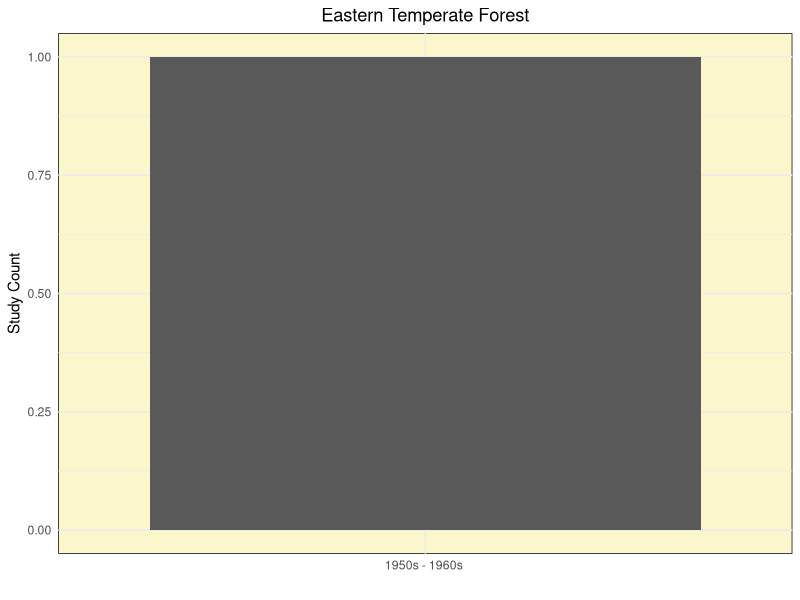
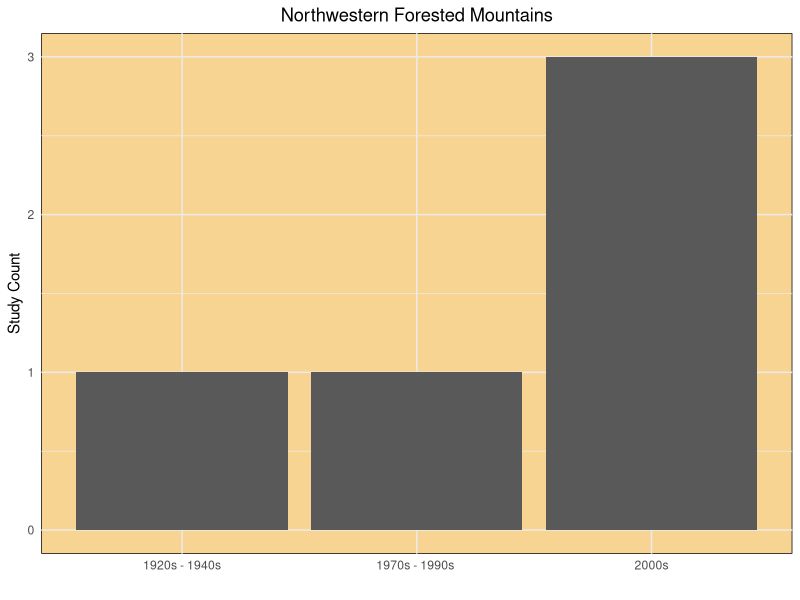
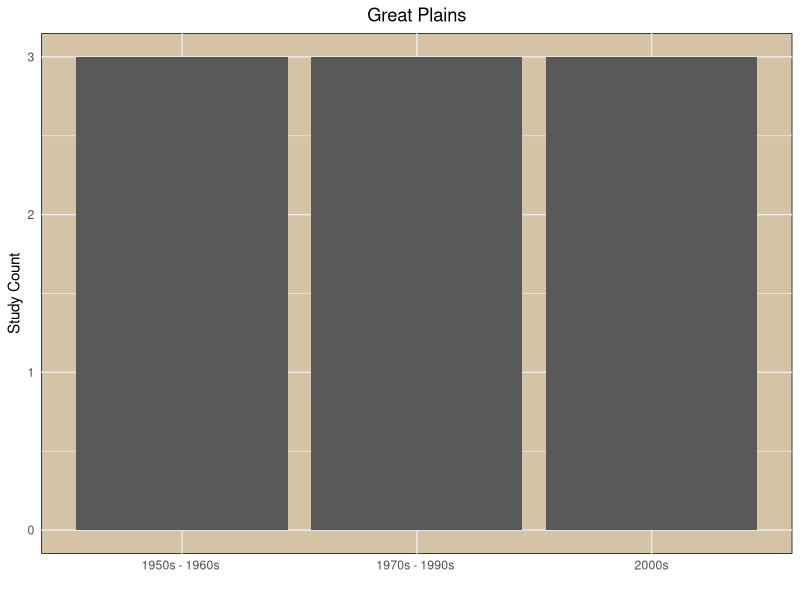
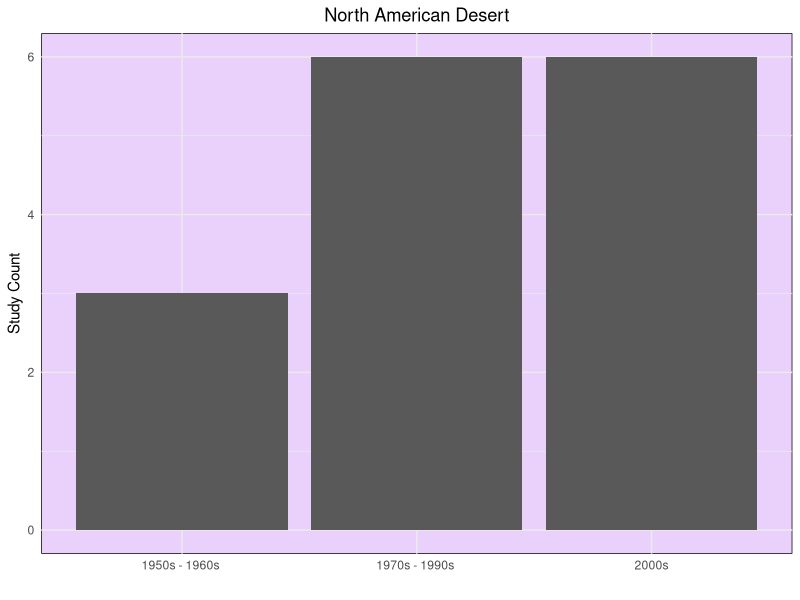
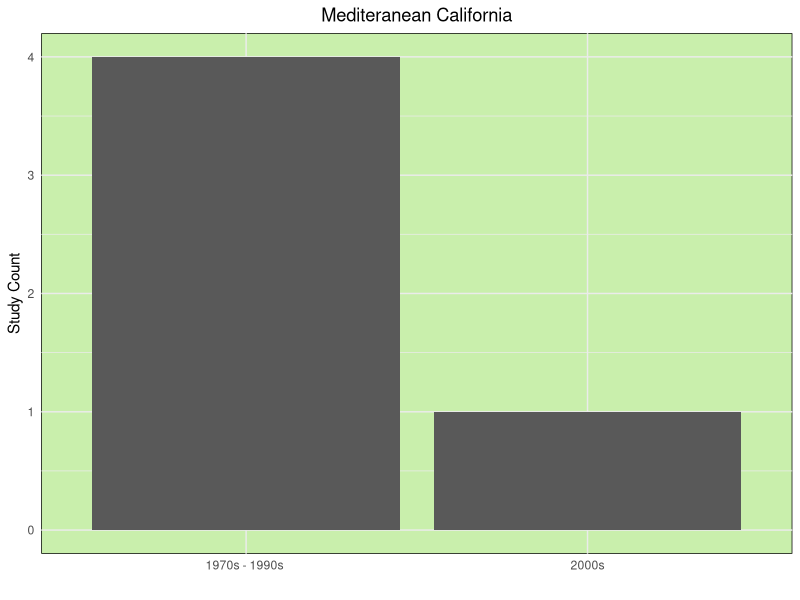
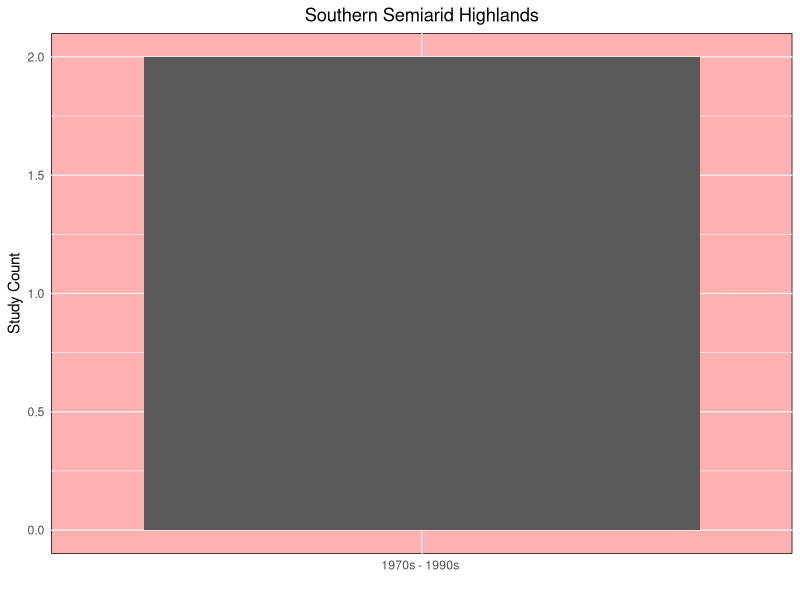
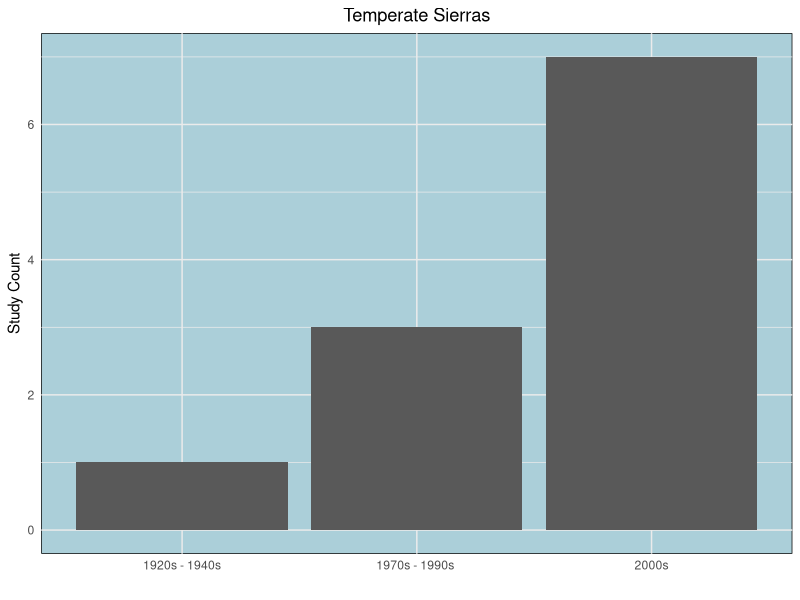
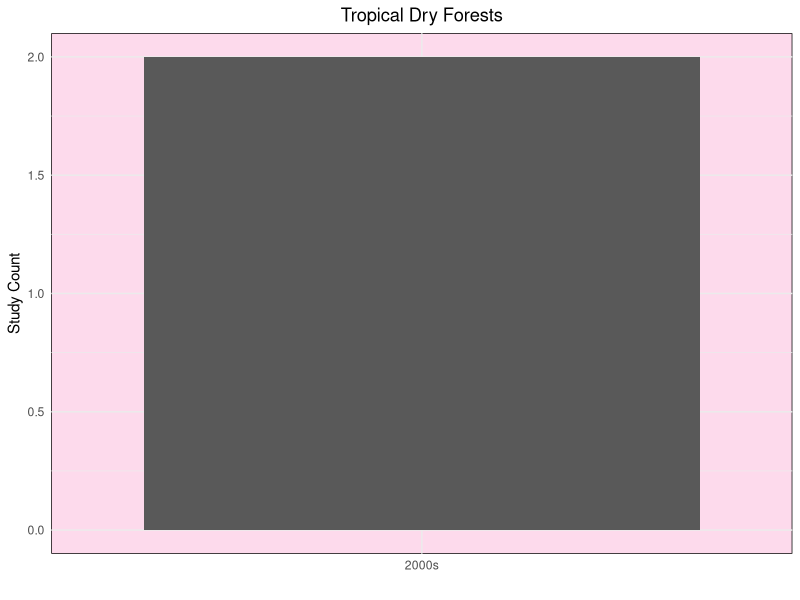

The R source for these figures, in order:
library(ggplot2)
library(tidyverse)

studies <- read.csv('Study_Coordinates.csv')
studies$method <- studies$method.2

studies$TemporalPeriod <- as.factor(studies$TemporalPeriod)

temporal.data <- studies %>% group_by(ecoregion, TemporalPeriod, method) %>% summarise(n=n())

eco6 <- temporal.data %>% filter(ecoregion==6)
eco8 <- temporal.data %>% filter(ecoregion==8)
eco9 <- temporal.data %>% filter(ecoregion==9)
eco10 <- temporal.data %>% filter(ecoregion==10)
eco11 <- temporal.data %>% filter(ecoregion==11)
eco12 <- temporal.data %>% filter(ecoregion==12)
eco13 <- temporal.data %>% filter(ecoregion==13)
eco14 <- temporal.data %>% filter(ecoregion==14)

ggplot(eco8) +
  geom_bar(aes(x=TemporalPeriod, y=n, group=method), stat="identity") +
  theme_minimal() +
  scale_fill_manual(values=c('#222222','#565656')) +
  ggtitle('Eastern Temperate Forest') +
  ylab('Study Count') +
  xlab('') + 
  theme(plot.title= element_text(hjust=.5), 
                   panel.background = element_rect(fill='#FCF6CC'))  

ggplot(eco6) +
  geom_bar(aes(x=TemporalPeriod, y=n, group=method), stat="identity") +
  theme_minimal() +
  scale_fill_manual(values=c('#222222','#565656')) +
  ggtitle('Northwestern Forested Mountains') +
  ylab('Study Count') +
  xlab('') + 
  theme(plot.title= element_text(hjust=.5), 
                   panel.background = element_rect(fill='#F8D493'))    

ggplot(eco9) +
  geom_bar(aes(x=TemporalPeriod, y=n), stat="identity") +
  theme_minimal() +
  scale_fill_manual(values=c('#222222','#565656', '#878787', '#B9B9B9')) +
  ggtitle('Great Plains') +
  ylab('Study Count') +
  xlab('') + 
  theme(plot.title= element_text(hjust=.5), 
                   panel.background = element_rect(fill='#D4C3A5'))  

ggplot(eco10) +
  geom_bar(aes(x=TemporalPeriod, y=n, group=method), stat="identity") +
  theme_minimal() +
  scale_fill_manual(values=c('#222222','#565656', '#878787', '#B9B9B9')) +
  ggtitle('North American Desert') +
  ylab('Study Count') +
  xlab('') + 
  theme(plot.title= element_text(hjust=.5), 
                   panel.background = element_rect(fill='#E9D1FB'))    

ggplot(eco11) +
  geom_bar(aes(x=TemporalPeriod, y=n), stat="identity") +
  theme_minimal() +
  scale_fill_manual(values=c('#222222','#565656', '#878787', '#B9B9B9')) +
  ggtitle('Mediteranean California') +
  ylab('Study Count') +
  xlab('') + 
  theme(plot.title= element_text(hjust=.5), 
                   panel.background = element_rect(fill='#C9EFAC'))

ggplot(eco12) +
  geom_bar(aes(x=TemporalPeriod, y=n), stat="identity") +
  theme_minimal() +
  scale_fill_manual(values=c('#222222','#565656', '#878787', '#B9B9B9')) +
  ggtitle('Southern Semiarid Highlands') +
  ylab('Study Count') +
  xlab('') + theme(plot.title= element_text(hjust=.5), 
                   panel.background = element_rect(fill='#FFB0B0')) 

ggplot(eco13) +
  geom_bar(aes(x=TemporalPeriod, y=n), stat="identity") +
  theme_minimal() +
  scale_fill_manual(values=c('#222222','#565656', '#878787', '#B9B9B9')) +
  ggtitle('Temperate Sierras') +
  ylab('Study Count') +
  xlab('') + 
  theme(plot.title= element_text(hjust=.5), 
                   panel.background = element_rect(fill='#ABCFD9')) 

ggplot(eco14) +
  geom_bar(aes(x=TemporalPeriod, y=n), stat="identity") +
  theme_minimal()+
  scale_fill_manual(values=c('#222222','#565656', '#878787', '#B9B9B9')) +
  ggtitle('Tropical Dry Forests') +
  ylab('Study Count') +
  xlab('') + 
  theme(plot.title= element_text(hjust=.5), 
                   panel.background = element_rect(fill="#FDDAEC"))

  
